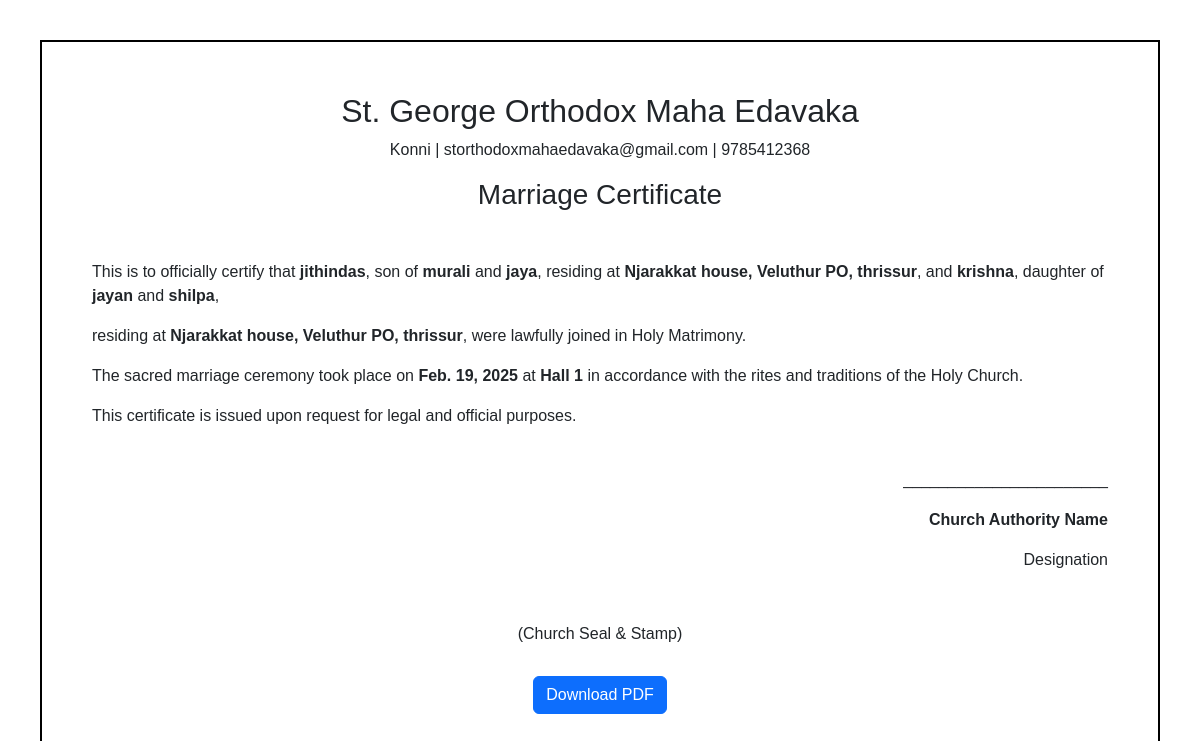
The app's page /marriage_certificate/4 (signed in) with its own data.
### app/models.py (models this page shows, shortened)
class Marriage_Record(models.Model):
    groom_name = models.CharField(max_length=100, blank=True)
    groom_family_name = models.CharField(max_length=100, blank=True)
    groom_address = models.CharField(max_length=255, blank=True)
    groom_phone_number = models.CharField(max_length=15, blank=True)
    groom_church_name = models.CharField(max_length=100, blank=True)
    groom_father_name = models.CharField(max_length=100, blank=True)
    groom_mother_name = models.CharField(max_length=100, blank=True)
    groom_date_of_birth = models.DateField(null=True, blank=True)
    bride_name = models.CharField(max_length=100, blank=True)
    bride_family_name = models.CharField(max_length=100, blank=True)
    bride_address = models.CharField(max_length=255, blank=True)
    bride_phone_number = models.CharField(max_length=15, blank=True)
    bride_church_name = models.CharField(max_length=100, blank=True)
    bride_father_name = models.CharField(max_length=100, blank=True)
    bride_mother_name = models.CharField(max_length=100, blank=True)
    bride_date_of_birth = models.DateField(null=True, blank=True)
    marriage_date = models.DateField(null=True, blank=True)
    held_at = models.ForeignKey(Auditorium, on_delete=models.CASCADE, null=True, blank=True)
    user = models.ForeignKey(User, on_delete=models.CASCADE, null=True, blank=True)
    created_at = models.DateTimeField(auto_now_add=True,null=True, blank=True)
    updated_at = models.DateTimeField(auto_now=True,null=True, blank=True)
    is_approved = models.BooleanField(default=False)

class Auditorium(models.Model):
    name=models.CharField(max_length=100)
    def __str__(self):
        return self.name

### app/views.py (the view, shortened to what this page needs)
# urls.py: path('marriage_certificate/<int:record_id>', Marriage_Certificate_View.as_view(),name='marriage_certificate'),
@method_decorator(Login_required,name='dispatch')
class Marriage_Certificate_View(View):
    def get(self, request, record_id, *args, **kwargs):
        marriage = Marriage_Record.objects.get(id=record_id)
        today = date.today()
        formatted_date = today.strftime("%d-%m-%Y")
        return render(request, 'marriage_certificate.html', {'marriage': marriage, 'formatted_date': formatted_date})

### app/views.py (called while the page is built)
def Login_required(fn):
    def wrapper(request,*args,**kwargs):
        if not request.user.is_authenticated:
            return redirect('login')
        else:
            return fn(request,*args,**kwargs)
    return wrapper

### app/templates/marriage_certificate.html (shortened to what this page needs)
<!DOCTYPE html>
<html lang="en">
<head>
    <link href="https://cdn.jsdelivr.net/npm/bootstrap@5.3.3/dist/css/bootstrap.min.css" rel="stylesheet">
</head>
<body>
    <div class="header">
        <h2>St. George Orthodox Maha Edavaka</h2>
        <p>Konni | storthodoxmahaedavaka@gmail.com | 9785412368</p>
        <h3>Marriage Certificate</h3>
    </div>
    <p class="mt-5">
        This is to officially certify that <strong>{{ marriage.groom_name }}</strong>,
        son of <strong>{{ marriage.groom_father_name }}</strong> and
        <strong>{{ marriage.groom_mother_name }}</strong>, residing at
        <strong>{{ marriage.groom_address }}</strong>,
        and <strong>{{ marriage.bride_name }}</strong>,
        daughter of <strong>{{ marriage.bride_father_name }}</strong> and
        <strong>{{ marriage.bride_mother_name }}</strong>,
    </p>
    <p> residing at
        <strong>{{ marriage.bride_address }}</strong>,
        were lawfully joined in Holy Matrimony.
    </p>
    <p class="mt-3">
        The sacred marriage ceremony took place on <strong>{{ marriage.marriage_date }}</strong>
        at <strong>{{ marriage.held_at }}</strong> in accordance with the rites
        and traditions of the Holy Church.
    </p>
    <p class="mt-3">
        This certificate is issued upon request for legal and official purposes.
    </p>
    <div class="signature">
        <p>_______________________</p>
        <p><strong>Church Authority Name</strong></p>
        <p>Designation</p>
    </div>
    <div class="footer">
        <p>(Church Seal & Stamp)</p>
    </div>
    {% if not request.GET.download %}
    <div class="download-btn" style="text-align: center; margin-top: 30px;">
        <a href="?download=true" class="btn btn-primary">Download PDF</a>
    </div>
    {% endif %}
</body>
</html>

### app/templates/marriage_certificate.html (style rules this page uses)
body { font-family: Arial, sans-serif; margin: 40px; padding: 50px; padding-bottom: 100px; border: 2px solid black; }
.header { text-align: center; }
.footer { margin-top: 50px; text-align: center; }
.signature { margin-top: 40px; text-align: right; }

### records on screen
Marriage_Record: groom_name "jithindas", groom_father_name "murali", groom_mother_name "jaya", groom_address "Njarakkat house, Veluthur PO, thrissur", bride_name "krishna", bride_father_name "jayan", bride_mother_name "shilpa", bride_address "Njarakkat house, Veluthur PO, thrissur", marriage_date "Feb. 19, 2025", held_at "Hall 1"
